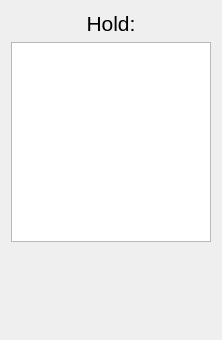
<?xml version="1.0" encoding="UTF-8"?>
<ui version="4.0">
 <class>HoldMenu</class>
 <widget class="QWidget" name="HoldMenu">
  <property name="geometry">
   <rect>
    <x>0</x>
    <y>0</y>
    <width>218</width>
    <height>340</height>
   </rect>
  </property>
  <property name="windowTitle">
   <string>Form</string>
  </property>
  <layout class="QVBoxLayout" name="verticalLayout">
   <item>
    <widget class="QLabel" name="label">
     <property name="maximumSize">
      <size>
       <width>200</width>
       <height>16777215</height>
      </size>
     </property>
     <property name="font">
      <font>
       <pointsize>16</pointsize>
      </font>
     </property>
     <property name="text">
      <string>Hold:</string>
     </property>
     <property name="alignment">
      <set>Qt::AlignCenter</set>
     </property>
    </widget>
   </item>
   <item>
    <widget class="QGraphicsView" name="graphicsView">
     <property name="minimumSize">
      <size>
       <width>200</width>
       <height>200</height>
      </size>
     </property>
     <property name="maximumSize">
      <size>
       <width>200</width>
       <height>200</height>
      </size>
     </property>
    </widget>
   </item>
   <item>
    <spacer name="verticalSpacer">
     <property name="orientation">
      <enum>Qt::Vertical</enum>
     </property>
     <property name="sizeHint" stdset="0">
      <size>
       <width>20</width>
       <height>40</height>
      </size>
     </property>
    </spacer>
   </item>
  </layout>
 </widget>
 <resources/>
 <connections/>
</ui>
